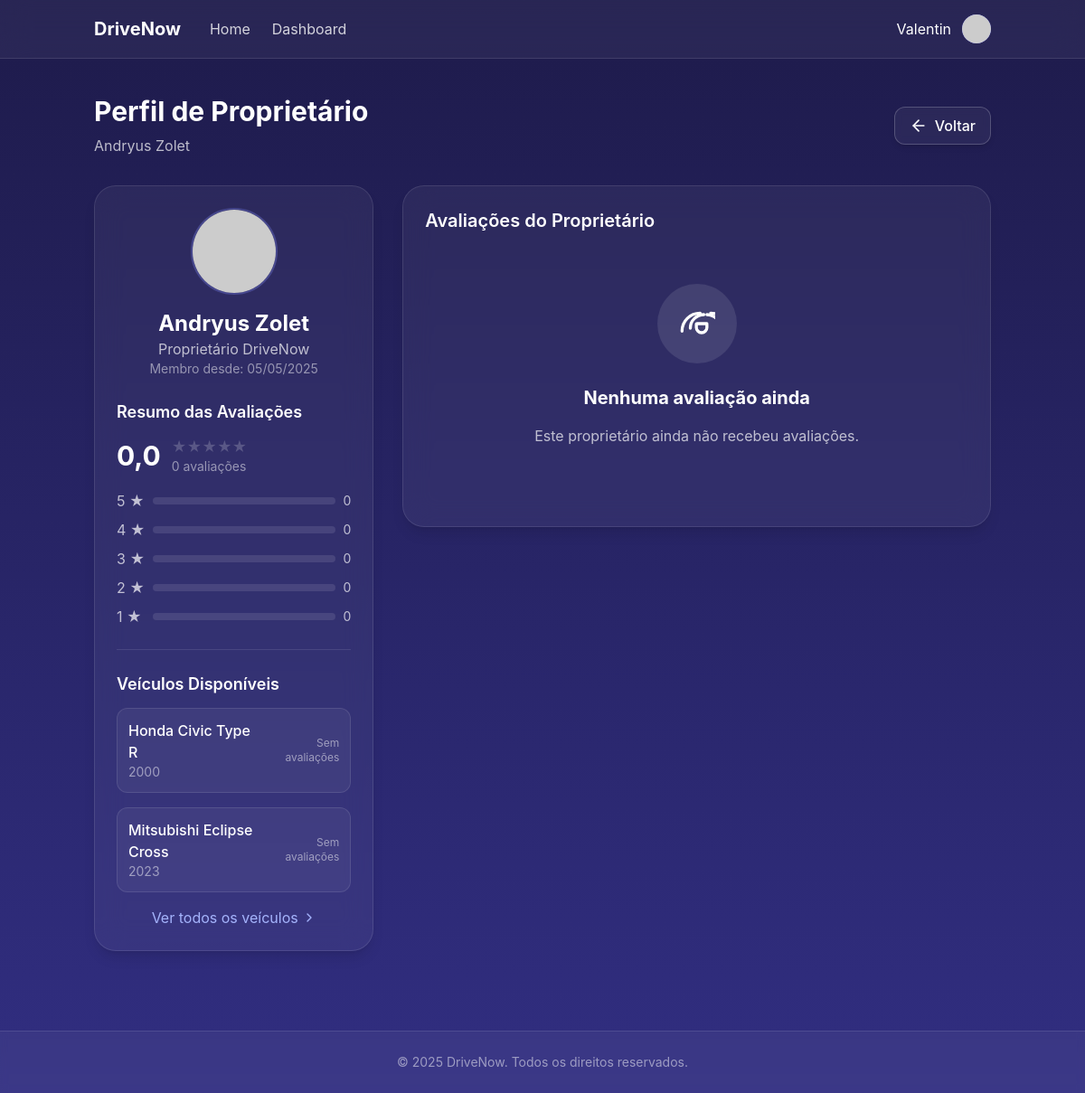
The page /drivenow/avaliacao/avaliacoes_proprietario.php?id=6 (signed in) on the database its author committed.
### tables this page shows
CREATE TABLE `dono` (
  `id` int(11) NOT NULL,
  `conta_usuario_id` int(11) DEFAULT NULL
);

CREATE TABLE `conta_usuario` (
  `id` int(11) NOT NULL,
  `is_admin` tinyint(1) NOT NULL DEFAULT 0,
  `primeiro_nome` varchar(50) DEFAULT NULL,
  `segundo_nome` varchar(50) DEFAULT NULL,
  `telefone` varchar(20) DEFAULT NULL,
  `e_mail` varchar(100) DEFAULT NULL,
  `senha` varchar(255) DEFAULT NULL,
  `data_de_entrada` date DEFAULT NULL,
  `foto_perfil` varchar(255) DEFAULT NULL,
  `cpf` varchar(14) DEFAULT NULL COMMENT 'CPF do usuário',
  `foto_cnh_frente` varchar(255) DEFAULT NULL COMMENT 'Caminho para foto da CNH (frente)',
  `foto_cnh_verso` varchar(255) DEFAULT NULL COMMENT 'Caminho para foto da CNH (verso)',
  `status_docs` enum('pendente','verificando','aprovado','rejeitado') NOT NULL DEFAULT 'pendente' COMMENT 'Status da verificação dos documentos',
  `data_verificacao` datetime DEFAULT NULL COMMENT 'Data da última verificação',
  `admin_verificacao` int(11) DEFAULT NULL COMMENT 'ID do admin que verificou os documentos',
  `tem_cnh` tinyint(1) NOT NULL DEFAULT 0 COMMENT 'Se o usuário possui CNH',
  `cadastro_completo` tinyint(1) NOT NULL DEFAULT 0 COMMENT 'Se o usuário completou o cadastro com documentos',
  `observacoes_docs` text DEFAULT NULL COMMENT 'Observações da verificação',
  `mensagens_nao_lidas` int(11) NOT NULL DEFAULT 0,
  `media_avaliacao_proprietario` decimal(3,1) DEFAULT NULL,
  `total_avaliacoes_proprietario` int(11) DEFAULT 0,
  `media_avaliacao_locatario` decimal(3,1) DEFAULT NULL,
  `total_avaliacoes_locatario` int(11) DEFAULT 0
);

CREATE TABLE `veiculo` (
  `id` int(11) NOT NULL,
  `local_id` int(11) DEFAULT NULL,
  `categoria_veiculo_id` int(11) DEFAULT NULL,
  `dono_id` int(11) DEFAULT NULL,
  `veiculo_marca` varchar(50) DEFAULT NULL,
  `veiculo_modelo` varchar(100) DEFAULT NULL,
  `veiculo_ano` int(11) DEFAULT NULL,
  `veiculo_km` int(11) DEFAULT NULL,
  `veiculo_placa` varchar(50) DEFAULT NULL,
  `veiculo_cambio` varchar(50) DEFAULT NULL,
  `veiculo_combustivel` varchar(50) DEFAULT NULL,
  `veiculo_portas` int(11) DEFAULT NULL,
  `veiculo_acentos` int(11) DEFAULT NULL,
  `veiculo_tracao` varchar(50) DEFAULT NULL,
  `disponivel` tinyint(1) DEFAULT 1 COMMENT '0=Indisponível, 1=Disponível',
  `preco_diaria` decimal(10,2) NOT NULL DEFAULT 150.00,
  `descricao` text DEFAULT NULL,
  `media_avaliacao` decimal(3,1) DEFAULT NULL,
  `total_avaliacoes` int(11) DEFAULT 0
);

### drivenow/includes/auth.php (called while the page is built, shortened)
<?php
function estaLogado() {
    return isset($_SESSION['usuario']);
}
function getUsuario() {
    return $_SESSION['usuario'] ?? null;
}
?>

### drivenow/avaliacao/avaliacoes_proprietario.php (the view, shortened to what this page needs)
<?php
require_once '../includes/auth.php';
$proprietarioId = (int)$_GET['id'];
global $pdo;
$stmt = $pdo->prepare("
    SELECT u.*, d.id as dono_id
    FROM conta_usuario u
    INNER JOIN dono d ON u.id = d.conta_usuario_id
    WHERE u.id = ?
");
$stmt->execute([$proprietarioId]);
$proprietario = $stmt->fetch();
$stmt = $pdo->prepare("
    SELECT ap.*, r.reserva_data, r.devolucao_data, r.veiculo_id,
           CONCAT(u.primeiro_nome, ' ', u.segundo_nome) AS nome_usuario,
           v.veiculo_marca, v.veiculo_modelo, v.veiculo_ano
    FROM avaliacao_proprietario ap
    INNER JOIN reserva r ON ap.reserva_id = r.id
    INNER JOIN conta_usuario u ON ap.usuario_id = u.id
    INNER JOIN veiculo v ON r.veiculo_id = v.id
    WHERE ap.proprietario_id = ?
    ORDER BY ap.data_avaliacao DESC
");
$stmt->execute([$proprietarioId]);
$avaliacoes = $stmt->fetchAll();
$stmt = $pdo->prepare("
    SELECT v.id, v.veiculo_marca, v.veiculo_modelo, v.veiculo_ano, v.media_avaliacao, v.total_avaliacoes
    FROM veiculo v
    WHERE v.dono_id = ?
    AND v.disponivel = 1
    ORDER BY v.media_avaliacao DESC
    LIMIT 5
");
$stmt->execute([$proprietario['dono_id']]);
$veiculos = $stmt->fetchAll();
$totalAvaliacoes = count($avaliacoes);
$mediaNota = 0;
$contagem = [
    5 => 0,
    4 => 0,
    3 => 0,
    2 => 0,
    1 => 0
];
$estaLogado = estaLogado();
$usuario = $estaLogado ? getUsuario() : null;
?>
<!DOCTYPE html>
<html lang="pt-br">
<head>
    <script src="https://cdn.tailwindcss.com"></script>
</head>
<body class="text-white">
    <header class="bg-white/5 backdrop-blur-lg border-b subtle-border py-4">
        <div class="container mx-auto px-4">
            <div class="flex justify-between items-center">
                <div class="flex items-center">
                    <h1 class="text-xl font-bold text-white mr-8">DriveNow</h1>
                    <nav class="hidden md:flex space-x-6">
                        <a href="../index.php" class="text-white/80 hover:text-white transition-colors">Home</a>
                        <a href="../vboard.php" class="text-white/80 hover:text-white transition-colors">Dashboard</a>
                    </nav>
                </div>
                <div class="flex items-center gap-3">
                    <?php if ($estaLogado): ?>
                        <span class="text-white hidden md:inline"><?= htmlspecialchars($usuario['primeiro_nome']) ?></span>
                        <div class="relative h-8 w-8 transition-transform hover:scale-110 rounded-full flex items-center justify-center bg-indigo-500 text-white overflow-hidden">
                            <?php if (isset($usuario['foto_perfil']) && !empty($usuario['foto_perfil'])): ?>
                                <img src="<?= htmlspecialchars($usuario['foto_perfil']) ?>" alt="Foto de Perfil" class="h-full w-full object-cover">
                            <?php else: ?>
                                <img src="https://api.dicebear.com/7.x/initials/svg?seed=<?= urlencode($usuario['primeiro_nome']) ?>&backgroundColor=818cf8&textColor=ffffff&fontSize=40" alt="Usuário" class="h-full w-full object-cover">
                            <?php endif; ?>
                        </div>
                    <?php endif; ?>
                </div>
            </div>
        </div>
    </header>
    <main class="container mx-auto py-10 px-4">
        <div class="flex items-center justify-between mb-8">
            <div>
                <h2 class="text-3xl font-bold text-white">Perfil de Proprietário</h2>
                <p class="text-white/70 mt-2"><?= htmlspecialchars($proprietario['primeiro_nome']) ?> <?= htmlspecialchars($proprietario['segundo_nome']) ?></p>
            </div>
            <a href="javascript:history.back()" class="border border-white/20 text-white hover:bg-white/20 rounded-xl px-4 py-2 font-medium backdrop-blur-sm bg-white/5 hover:bg-white/10 shadow-md hover:shadow-lg flex items-center justify-center">
                <svg xmlns="http://www.w3.org/2000/svg" width="24" height="24" viewBox="0 0 24 24" fill="none" stroke="currentColor" stroke-width="2" stroke-linecap="round" stroke-linejoin="round" class="h-5 w-5 mr-2">
                    <path d="m12 19-7-7 7-7"></path>
                    <path d="M19 12H5"></path>
                </svg>
                <span>Voltar</span>
            </a>
        </div>
        <div class="grid grid-cols-1 lg:grid-cols-3 gap-8">
            <div class="lg:col-span-1">
                <div class="backdrop-blur-lg bg-white/5 border subtle-border rounded-3xl shadow-lg p-6 card-shine space-y-6">
                    <div class="text-center mb-6">
                        <div class="w-24 h-24 rounded-full overflow-hidden border-2 border-indigo-400/30 mx-auto mb-4">
                            <?php if (isset($proprietario['foto_perfil']) && !empty($proprietario['foto_perfil'])): ?>
                                <img src="<?= htmlspecialchars($proprietario['foto_perfil']) ?>" alt="Foto de Perfil" class="h-full w-full object-cover">
                            <?php else: ?>
                                <img src="https://api.dicebear.com/7.x/initials/svg?seed=<?= urlencode($proprietario['primeiro_nome']) ?>&backgroundColor=818cf8&textColor=ffffff&fontSize=40" alt="Usuário" class="h-full w-full object-cover">
                            <?php endif; ?>
                        </div>
                        <h3 class="text-2xl font-bold"><?= htmlspecialchars($proprietario['primeiro_nome']) ?> <?= htmlspecialchars($proprietario['segundo_nome']) ?></h3>
                        <p class="text-white/70">Proprietário DriveNow</p>
                        <p class="text-white/50 text-sm">Membro desde: <?= isset($proprietario['data_de_entrada']) && $proprietario['data_de_entrada'] ? date('d/m/Y', strtotime($proprietario['data_de_entrada'])) : 'Data não disponível' ?></p>
                    </div>
                    <div>
                        <h4 class="text-lg font-semibold mb-3">Resumo das Avaliações</h4>
                        <div class="flex items-center mb-4">
                            <div class="text-3xl font-bold mr-3"><?= number_format($mediaNota, 1, ',', '.') ?></div>
                            <div>
                                <div class="stars">
                                    <?php for ($i = 1; $i <= 5; $i++): ?>
                                        <span class="star <?= $i <= round($mediaNota) ? 'filled' : '' ?>">★</span>
                                    <?php endfor; ?>
                                </div>
                                <div class="text-white/50 text-sm"><?= $totalAvaliacoes ?> avaliações</div>
                            </div>
                        </div>
                        <div class="space-y-2">
                            <?php for ($i = 5; $i >= 1; $i--): ?>
                                <div class="flex items-center">
                                    <div class="w-8 text-white/70"><?= $i ?> ★</div>
                                    <div class="flex-grow mx-2">
                                        <div class="h-2 rounded-full bg-white/10 overflow-hidden">
                                        </div>
                                    </div>
                                    <div class="text-white/70 text-sm"><?= $contagem[$i] ?></div>
                                </div>
                            <?php endfor; ?>
                        </div>
                    </div>
                    <div class="border-t border-white/10 pt-6">
                        <h4 class="text-lg font-semibold mb-3">Veículos Disponíveis</h4>
                        <?php if (empty($veiculos)): ?>
                            <p class="text-white/50 text-center py-4">Nenhum veículo disponível no momento</p>
                        <?php else: ?>
                            <div class="space-y-4">
                                <?php foreach ($veiculos as $veiculo): ?>
                                    <div class="bg-white/5 border subtle-border rounded-xl p-3 flex justify-between items-center hover:bg-white/10 transition-colors">
                                        <div>
                                            <p class="font-medium"><?= htmlspecialchars($veiculo['veiculo_marca']) ?> <?= htmlspecialchars($veiculo['veiculo_modelo']) ?></p>
                                            <p class="text-sm text-white/50"><?= htmlspecialchars($veiculo['veiculo_ano']) ?></p>
                                        </div>
                                        <div class="text-right">
                                            <?php if (isset($veiculo['media_avaliacao'])): ?>
                                                <div class="stars">
                                                    <?php for ($i = 1; $i <= 5; $i++): ?>
                                                        <span class="star <?= $i <= round($veiculo['media_avaliacao']) ? 'filled' : '' ?>" style="font-size: 0.875rem;">★</span>
                                                    <?php endfor; ?>
                                                </div>
                                                <div class="text-xs text-white/50">(<?= $veiculo['total_avaliacoes'] ?? 0 ?>)</div>
                                            <?php else: ?>
                                                <p class="text-xs text-white/50">Sem avaliações</p>
                                            <?php endif; ?>
                                        </div>
                                    </div>
                                <?php endforeach; ?>
                            </div>
                            <div class="mt-4 text-center">
                                <a href="../reserva/listagem_veiculos.php" class="text-indigo-300 hover:text-indigo-200 transition-colors inline-flex items-center">
                                    Ver todos os veículos
                                    <svg xmlns="http://www.w3.org/2000/svg" width="24" height="24" viewBox="0 0 24 24" fill="none" stroke="currentColor" stroke-width="2" stroke-linecap="round" stroke-linejoin="round" class="ml-1 h-4 w-4">
                                        <polyline points="9 18 15 12 9 6"></polyline>
                                    </svg>
                                </a>
                            </div>
                        <?php endif; ?>
                    </div>
                </div>
            </div>
            <div class="lg:col-span-2">
                <div class="backdrop-blur-lg bg-white/5 border subtle-border rounded-3xl shadow-lg p-6">
                    <h3 class="text-xl font-semibold mb-4">Avaliações do Proprietário</h3>
                    <?php if (empty($avaliacoes)): ?>
                        <div class="text-center py-10">
                            <div class="p-6 rounded-full bg-white/10 text-white inline-flex mb-6">
                            </div>
                            <h3 class="text-xl font-bold text-white mb-4">Nenhuma avaliação ainda</h3>
                            <p class="text-white/70 mb-6">Este proprietário ainda não recebeu avaliações.</p>
                        </div>
                    <?php endif; ?>
                </div>
            </div>
        </div>
    </main>
    <footer class="bg-white/5 backdrop-blur-sm border-t subtle-border py-6 mt-12">
        <div class="container mx-auto px-4">
            <div class="text-center text-white/50 text-sm">
                &copy; <?= date('Y') ?> DriveNow. Todos os direitos reservados.
            </div>
        </div>
    </footer>
</body>
</html>

### drivenow/avaliacao/avaliacoes_proprietario.php (style rules this page uses)
body { background: linear-gradient(to bottom, #1e1b4b, #312e81); min-height: 100vh; font-family: 'Inter', sans-serif; }
.subtle-border { border-color: rgba(255, 255, 255, 0.1); }
.card-shine { position: relative; overflow: hidden; }
.card-shine::before { content: ''; position: absolute; top: -50%; left: -50%; width: 200%; height: 200%; background: radial-gradient(circle, rgba(255,255,255,0.1) 0%, transparent 40%); transform: translateY(-100%) translateX(-100%); opacity: 0; pointer-events: none; transition: opacity 0.8s ease; }
.stars { display: inline-flex; align-items: center; }
.stars .star { color: rgba(255, 255, 255, 0.2); }

### rows shown on the page
dono: conta_usuario.primeiro_nome "Andryus", conta_usuario.segundo_nome "Zolet", conta_usuario.data_de_entrada "05/05/2025"
veiculo: veiculo_marca "Honda", veiculo_modelo "Civic Type R", veiculo_ano "2000", shows "Sem avaliações"
veiculo: veiculo_marca "Mitsubishi", veiculo_modelo "Eclipse Cross", veiculo_ano "2023", shows "Sem avaliações"

### other values the page prints
$usuario['primeiro_nome'] "Valentin"
$mediaNota "0,0"
$totalAvaliacoes "0"
$contagem[$i] "0"
